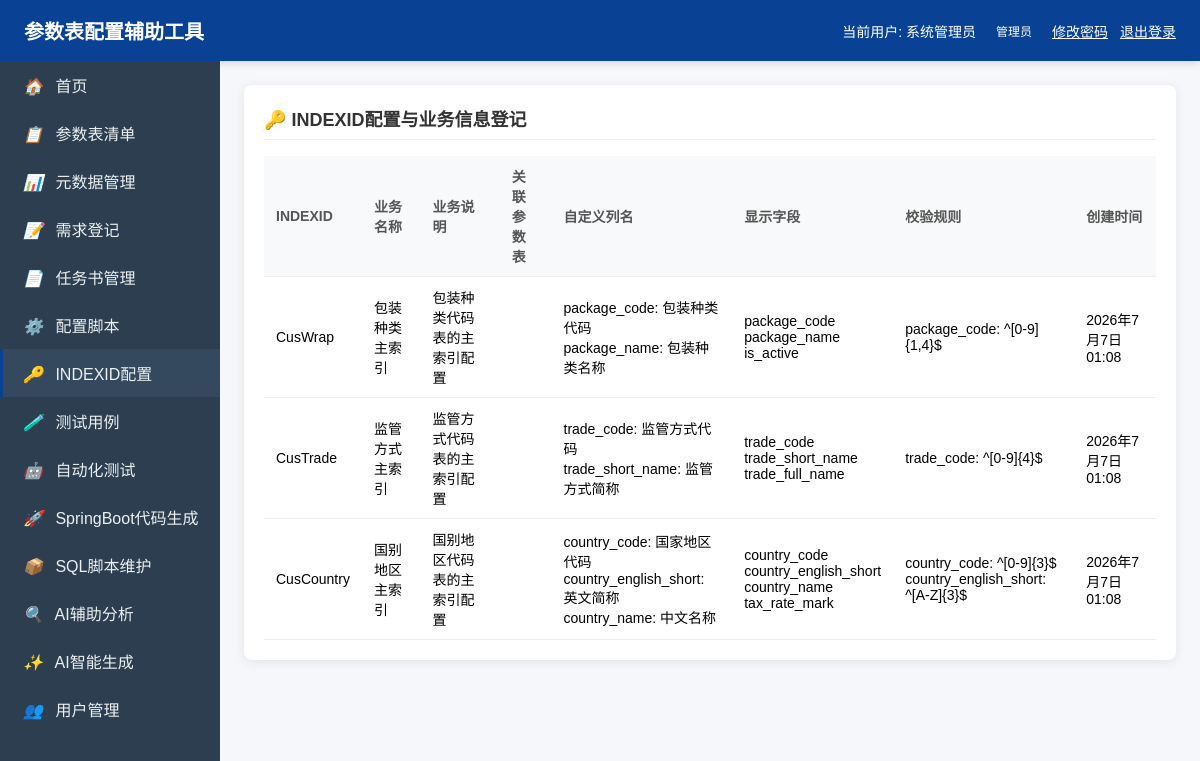
/index-id/ (signed in), run on the app's committed database.
### parameter/models.py (models this page shows, shortened)
class User(models.Model):
    username = models.CharField(max_length=100, unique=True, verbose_name='用户名')
    password = models.CharField(max_length=255, verbose_name='密码')
    real_name = models.CharField(max_length=100, verbose_name='真实姓名')
    email = models.EmailField(null=True, blank=True, verbose_name='邮箱')
    phone = models.CharField(max_length=20, null=True, blank=True, verbose_name='手机号')
    role = models.ForeignKey(Role, on_delete=models.CASCADE, verbose_name='角色')
    is_active = models.BooleanField(default=True, verbose_name='是否启用')
    created_at = models.DateTimeField(auto_now_add=True, verbose_name='创建时间')
    updated_at = models.DateTimeField(auto_now=True, verbose_name='更新时间')
    class Meta:
        verbose_name = '用户'
        verbose_name_plural = '用户'

class Role(models.Model):
    ROLE_CHOICES = [
        ('admin', '管理员'),
        ('business', '业务人员'),
        ('technical', '技术人员'),
        ('general', '一般人员'),
    ]
    role_code = models.CharField(max_length=50, choices=ROLE_CHOICES, unique=True, verbose_name='角色编码')
    role_name = models.CharField(max_length=100, verbose_name='角色名称')
    description = models.TextField(null=True, blank=True, verbose_name='角色描述')
    class Meta:
        verbose_name = '角色'
        verbose_name_plural = '角色'

class IndexIdConfig(models.Model):
    parameter_table = models.ForeignKey(ParameterTable, on_delete=models.CASCADE, verbose_name='关联参数表')
    index_id = models.CharField(max_length=50, unique=True, verbose_name='INDEXID')
    business_name = models.CharField(max_length=200, verbose_name='业务名称')
    business_description = models.TextField(null=True, blank=True, verbose_name='业务说明')
    custom_column_names = models.JSONField(null=True, blank=True, verbose_name='自定义列名配置')
    display_fields = models.JSONField(null=True, blank=True, verbose_name='显示字段配置')
    validation_rules = models.JSONField(null=True, blank=True, verbose_name='校验规则配置')
    created_at = models.DateTimeField(auto_now_add=True, verbose_name='创建时间')
    class Meta:
        verbose_name = 'INDEXID配置'
        verbose_name_plural = 'INDEXID配置'

### parameter/views.py (the view)
# urls.py: path('index-id/', views.IndexIdConfigListView.as_view(), name='index_id_config_list'),
@method_decorator(login_required, name='dispatch')
class IndexIdConfigListView(View):
    def get(self, request):
        logger.info(f"[IndexIdConfigListView] 开始查询INDEXID配置列表，请求路径: {request.path}")
        try:
            configs = IndexIdConfig.objects.all().select_related('parameter_table')
            logger.info(f"[IndexIdConfigListView] INDEXID配置查询完成，记录数: {configs.count()}")
            context = {
                'configs': configs,
            }
            logger.info(f"[IndexIdConfigListView] INDEXID配置列表查询成功，即将渲染模板")
            return render(request, 'parameter/index_id_config_list.html', context)
        except Exception as e:
            logger.error(f"[IndexIdConfigListView] INDEXID配置列表查询失败: {str(e)}", exc_info=True)
            raise

### parameter/auth_views.py (called while the page is built)
def login_required(view_func):
    def wrapper(request, *args, **kwargs):
        user_id = request.session.get('user_id')
        if not user_id:
            logger.warning(f"[login_required] 用户未登录，重定向到登录页，请求路径: {request.path}")
            return redirect('login')
        try:
            user = User.objects.get(id=user_id)
            if not user.is_active:
                del request.session['user_id']
                logger.warning(f"[login_required] 用户已禁用，重定向到登录页")
                return redirect('login')
            request.user = user
            return view_func(request, *args, **kwargs)
        except User.DoesNotExist:
            del request.session['user_id']
            logger.warning(f"[login_required] 用户不存在，重定向到登录页")
            return redirect('login')
    return wrapper

### parameter/templates/parameter/index_id_config_list.html (shortened to what this page needs)
{% extends 'parameter/base.html' %}
{% block content %}
    <div class="card">
        <div class="card-title">🔑 INDEXID配置与业务信息登记</div>
        <table class="table">
            <thead>
                <tr>
                    <th>INDEXID</th>
                    <th>业务名称</th>
                    <th>业务说明</th>
                    <th>关联参数表</th>
                    <th>自定义列名</th>
                    <th>显示字段</th>
                    <th>校验规则</th>
                    <th>创建时间</th>
                </tr>
            </thead>
            <tbody>
                {% for config in configs %}
                <tr>
                    <td>{{ config.index_id }}</td>
                    <td>{{ config.business_name }}</td>
                    <td>{{ config.business_description|default:'-' }}</td>
                    <td>{{ config.table_name }}</td>
                    <td>
                        {% if config.custom_column_names %}
                            {% for k, v in config.custom_column_names.items %}
                                {{ k }}: {{ v }}<br>
                            {% endfor %}
                        {% else %}
                            -
                        {% endif %}
                    </td>
                    <td>
                        {% if config.display_fields %}
                            {% for field in config.display_fields %}
                                {{ field }}<br>
                            {% endfor %}
                        {% else %}
                            -
                        {% endif %}
                    </td>
                    <td>
                        {% if config.validation_rules %}
                            {% for k, v in config.validation_rules.items %}
                                {{ k }}: {{ v }}<br>
                            {% endfor %}
                        {% else %}
                            -
                        {% endif %}
                    </td>
                    <td>{{ config.created_at }}</td>
                </tr>
                {% empty %}
                <tr><td colspan="8" style="text-align: center;">暂无INDEXID配置</td></tr>
                {% endfor %}
            </tbody>
        </table>
    </div>
{% endblock %}

### parameter/templates/parameter/base.html (shortened to what this page needs)
<!DOCTYPE html>
<html lang="zh-CN">
<head>
</head>
<body>
    <div class="header">
        <h1>参数表配置辅助工具</h1>
        <div class="user-info">
            <span>当前用户: {{ request.user.real_name|default:request.user.username }}</span>
            <span class="badge badge-{{ request.user.role.role_code|default:'general' }}">{{ request.user.role.role_name|default:'-' }}</span>
            <a href="/change-password/" style="color: #fff; text-decoration: underline;">修改密码</a>
            <a href="/logout/" style="color: #fff; text-decoration: underline;">退出登录</a>
        </div>
    </div>
    <div class="sidebar">
        <a href="/" class="nav-item {% if request.path == '/' %}active{% endif %}"><i>🏠</i> 首页</a>
        <a href="/tables/" class="nav-item {% if 'tables' in request.path %}active{% endif %}"><i>📋</i> 参数表清单</a>
        <a href="/metadata/" class="nav-item {% if 'metadata' in request.path %}active{% endif %}"><i>📊</i> 元数据管理</a>
        <a href="/requirements/" class="nav-item {% if 'requirements' in request.path %}active{% endif %}"><i>📝</i> 需求登记</a>
        <a href="/task-documents/" class="nav-item {% if 'task-documents' in request.path %}active{% endif %}"><i>📄</i> 任务书管理</a>
        <a href="/config-scripts/" class="nav-item {% if 'config-scripts' in request.path %}active{% endif %}"><i>⚙️</i> 配置脚本</a>
        <a href="/index-id/" class="nav-item {% if 'index-id' in request.path %}active{% endif %}"><i>🔑</i> INDEXID配置</a>
        <a href="/test-cases/" class="nav-item {% if 'test-cases' in request.path %}active{% endif %}"><i>🧪</i> 测试用例</a>
        <a href="/automation-test/" class="nav-item {% if 'automation-test' in request.path %}active{% endif %}"><i>🤖</i> 自动化测试</a>
        <a href="/springboot-generator/" class="nav-item {% if 'springboot-generator' in request.path %}active{% endif %}"><i>🚀</i> SpringBoot代码生成</a>
        <a href="/sql-manager/" class="nav-item {% if 'sql-manager' in request.path %}active{% endif %}"><i>📦</i> SQL脚本维护</a>
        <a href="/ai-analysis/" class="nav-item {% if 'ai-analysis' in request.path %}active{% endif %}"><i>🔍</i> AI辅助分析</a>
        <a href="/ai-generation/" class="nav-item {% if 'ai-generation' in request.path %}active{% endif %}"><i>✨</i> AI智能生成</a>
        {% if request.user.role.role_code == 'admin' %}
        <a href="/users/" class="nav-item {% if 'users' in request.path %}active{% endif %}"><i>👥</i> 用户管理</a>
        {% endif %}
    </div>
    <div class="main-content">
        {% block content %}{% endblock %}
    </div>
</body>
</html>

### parameter/templates/parameter/base.html (style rules this page uses)
* { margin: 0; padding: 0; box-sizing: border-box; }
body { font-family: 'Microsoft YaHei', Arial, sans-serif; background-color: #f5f7fa; }
.header { background: #094194; color: white; padding: 16px 24px; box-shadow: 0 2px 8px rgba(0,0,0,0.15); display: flex; justify-content: space-between; align-items: center; }
.header h1 { font-size: 20px; font-weight: 600; margin: 0; }
.header .user-info { font-size: 14px; display: flex; align-items: center; gap: 12px; }
.sidebar { width: 220px; background: #2c3e50; min-height: calc(100vh - 60px); float: left; }
.sidebar .nav-item { display: block; color: #ecf0f1; padding: 12px 20px; text-decoration: none; border-left: 3px solid transparent; }
.sidebar .nav-item:hover, .sidebar .nav-item.active { background: #34495e; border-left-color: #094194; }
.sidebar .nav-item i { margin-right: 8px; }
.main-content { margin-left: 220px; padding: 24px; }
.card { background: white; border-radius: 8px; box-shadow: 0 2px 12px rgba(0,0,0,0.08); padding: 20px; margin-bottom: 20px; }
.card-title { font-size: 18px; font-weight: 600; color: #333; margin-bottom: 16px; padding-bottom: 8px; border-bottom: 1px solid #eee; }
.table { width: 100%; border-collapse: collapse; margin-top: 12px; }
.table th, .table td { padding: 10px 12px; text-align: left; border-bottom: 1px solid #eee; font-size: 14px; }
.table th { background: #f8f9fa; font-weight: 600; color: #555; }
.badge { display: inline-block; padding: 2px 8px; border-radius: 12px; font-size: 12px; font-weight: 500; }

### data on the page
User: user.real_name "系统管理员", user.role.role_name "管理员"
IndexIdConfig: index_id "CusWrap", business_name "包装种类主索引", business_description "包装种类代码表的主索引配置", custom_column_names "package_code" "package_name", custom_column_names "包装种类代码" "包装种类名称", display_fields "package_code" "package_name" "is_active", validation_rules "package_code", validation_rules "^[0-9]{1,4}$", created_at "2026年7月7日 01:08"
IndexIdConfig: index_id "CusTrade", business_name "监管方式主索引", business_description "监管方式代码表的主索引配置", custom_column_names "trade_code" "trade_short_name", custom_column_names "监管方式代码" "监管方式简称", display_fields "trade_code" "trade_short_name" "trade_full_name", validation_rules "trade_code", validation_rules "^[0-9]{4}$", created_at "2026年7月7日 01:08"
IndexIdConfig: index_id "CusCountry", business_name "国别地区主索引", business_description "国别地区代码表的主索引配置", custom_column_names "country_code" "country_english_short" "country_name", custom_column_names "国家地区代码" "英文简称" "中文名称", display_fields "country_code" "country_english_short" "country_name" "tax_rate_mark", validation_rules "country_code" "country_english_short", validation_rules "^[0-9]{3}$" "^[A-Z]{3}$", created_at "2026年7月7日 01:08"
